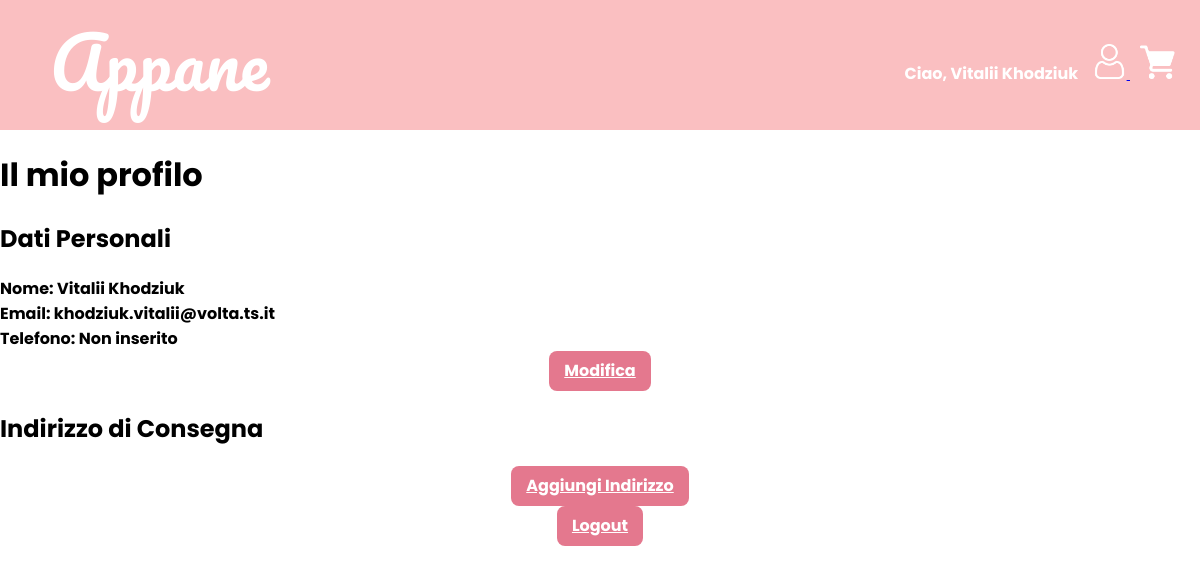
The page /Account/profile.php (signed in) on the database as committed earlier.
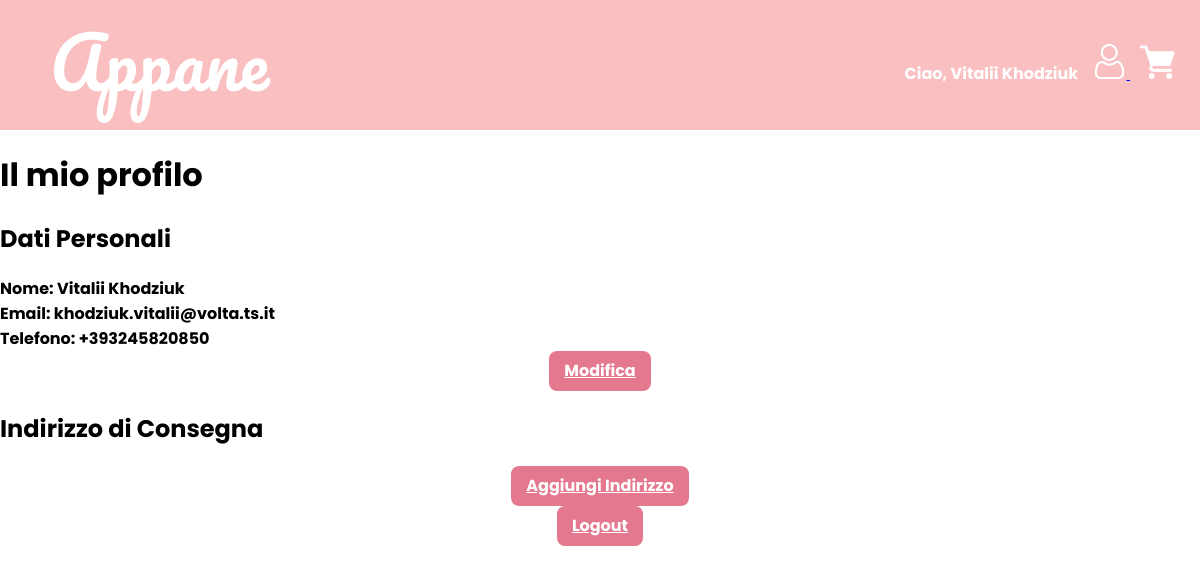
The same page on the database as committed later.
### tables this page shows
CREATE TABLE `tutente` (
  `idutente` int(11) NOT NULL,
  `nome` text DEFAULT NULL,
  `password` text DEFAULT NULL,
  `email` text DEFAULT NULL,
  `indirizzo` int(11) DEFAULT NULL,
  `numeroTelefonico` varchar(13) DEFAULT NULL
);

### Account/profile.php (the view, shortened to what this page needs)
<?php
require($_SERVER['DOCUMENT_ROOT'] . '/includes/db.php');
require($_SERVER['DOCUMENT_ROOT'] . '/includes/header.php');
$user_id = $_SESSION['user_id'];
$sql = "SELECT idutente, nome, email, numeroTelefonico, indirizzo FROM tutente WHERE idutente = ?";
$stmt = $conn->prepare($sql);
$stmt->bind_param("i", $user_id);
$stmt->execute();
$result = $stmt->get_result();
$user = $result->fetch_assoc();
$address = null;
?>
<!DOCTYPE html>
<html lang="it">
<head>
    <link rel="stylesheet" href="../grafica/style.css">
</head>
<body>
    <div class="profile-container">
        <h1>Il mio profilo</h1>
        <div class="profile-section">
            <h2>Dati Personali</h2>
            <div class="profile-item">
                <label>Nome:</label>
                <span><?php echo htmlspecialchars($user['nome']); ?></span>
            </div>
            <div class="profile-item">
                <label>Email:</label>
                <span><?php echo htmlspecialchars($user['email']); ?></span>
            </div>
            <div class="profile-item">
                <label>Telefono:</label>
                <span><?php echo $user['numeroTelefonico'] ? htmlspecialchars($user['numeroTelefonico']) : 'Non inserito'; ?></span>
            </div>
            <a href="edit-profile.php" class="btn">Modifica</a>
        </div>
        <div class="profile-section">
            <h2>Indirizzo di Consegna</h2>
            <a href="edit-address.php" class="btn">
                <?php echo $address ? 'Modifica Indirizzo' : 'Aggiungi Indirizzo'; ?>
            </a>
        </div>
        <a href="logout.php" class="btn logout-btn">Logout</a>
    </div>
</body>
</html>

Rows that differ between the two databases and show on the page:
changed tutente "Vitalii Khodziuk": numeroTelefonico (not shown) → "+393245820850"
Other text that changed with them:
text no longer shown: "Non inserito"
